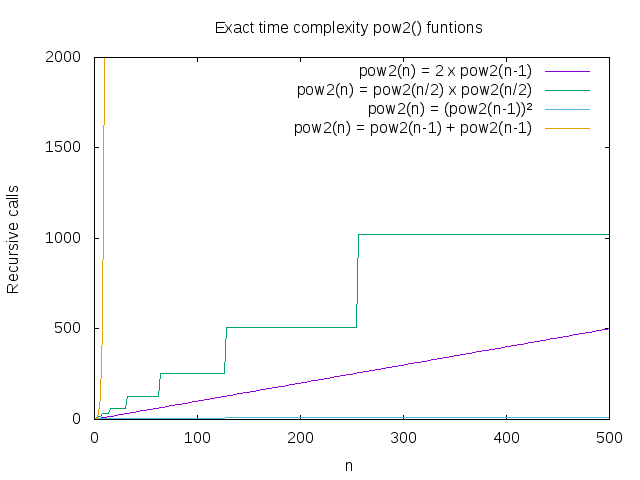

The script that saved this image:
set terminal png
set output "pow2.png"

set xlabel "n"
set ylabel "Recursive calls"

set yrange [0:2000]
set xrange [0:500]

###########################################################################

set title "Exact time complexity pow2() funtions"
plot "pow2.recursiveCalls" using 1:2 with lines title "pow2(n) = 2 x pow2(n-1)", \
	"pow2.recursiveCalls" using 1:3 with lines title "pow2(n) = pow2(n/2) x pow2(n/2)",\
	"pow2.recursiveCalls" using 1:4 with lines title "pow2(n) = (pow2(n-1))²",\
	"pow2.recursiveCalls" using 1:5 with lines title "pow2(n) = pow2(n-1) + pow2(n-1)"

###########################################################################
